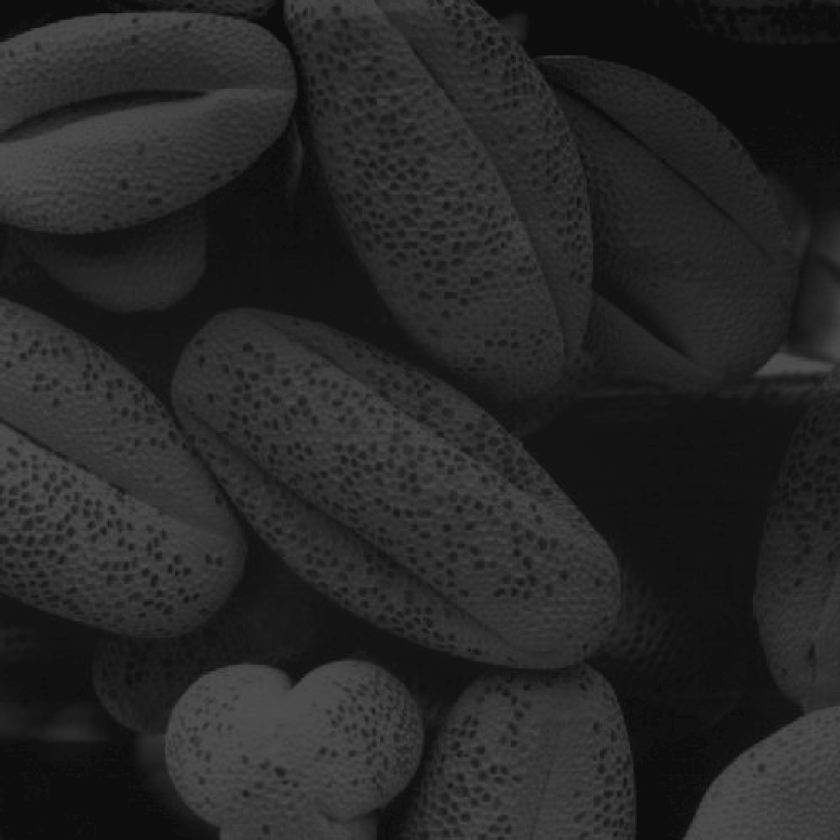
%> input picture lab5/Fig0208(a).tif, 840 x 840 px, shrunk from 1021 x 1021 before the run
$ octave histequal.m   (GNU Octave 9; MATLAB toolbox functions it lacks are replaced by stand-ins)
%> lines starting %> are read from the running program, lines starting %| are printed output that depends on the picture
clear;
f = imread ('Fig0208(a).tif'); % Digital mammogram
%> f is the input picture: size 840x840 uint8; min 9, max 84, mean 38.8
figure(1);
subplot(2,2,1); imshow (f);
subplot(2,2,2); imhist(f);
ylim('auto')
g = histeq(f, 256);
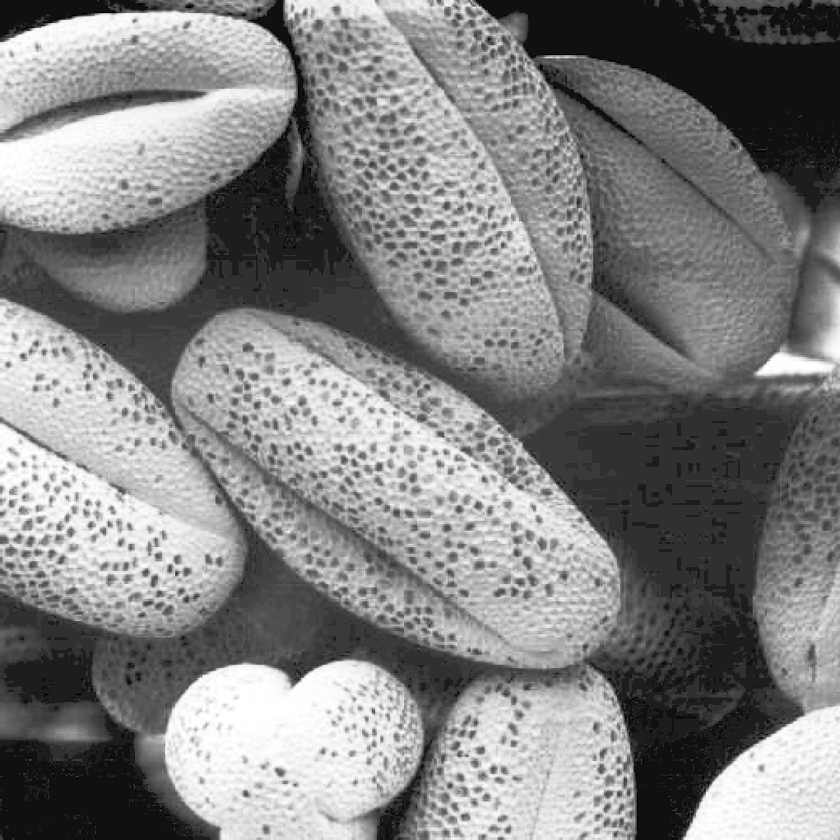
%> g: size 840x840 uint8; min 0, max 255, mean 130
subplot(2,2,3); imshow (g);
subplot(2,2,4); imhist(g);
ylim('auto')
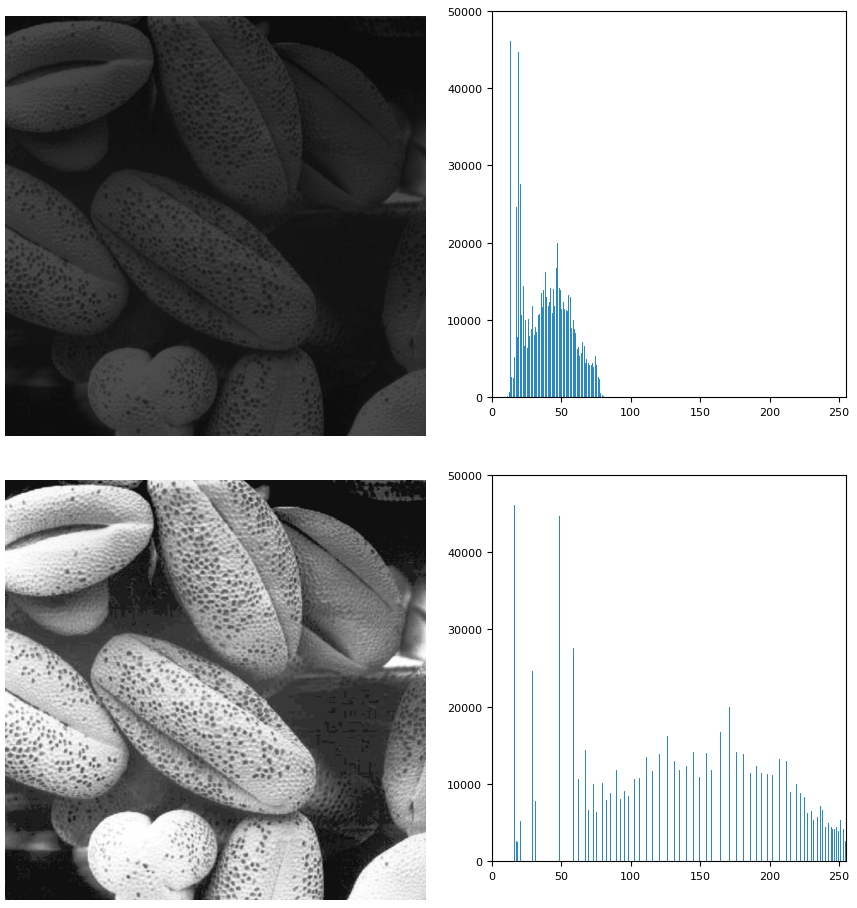
%> figure redrawn from the program's plot data, 4 panels

hnorm = imhist(f)./numel(f); % Normalized histogram
%> hnorm = 256 values, max 0.0654 at index 14, min 0 at index 1, mean 0.00391
cdf = cumsum(hnorm); %Cumulative Distribution Function
%> cdf = 256 values from 0 to 1
x = linspace(0, 1, 256); %Intervals for [0, 1] horiz scale.
figure(2)
plot(x, cdf) %plot cdf
axis([0 1 0 1]); %scale
xlabel('Input intensity values', 'fontsize', 9)
ylabel('Output intensity values', 'fontsize', 9)
title('Transformation function', 'fontsize', 10)
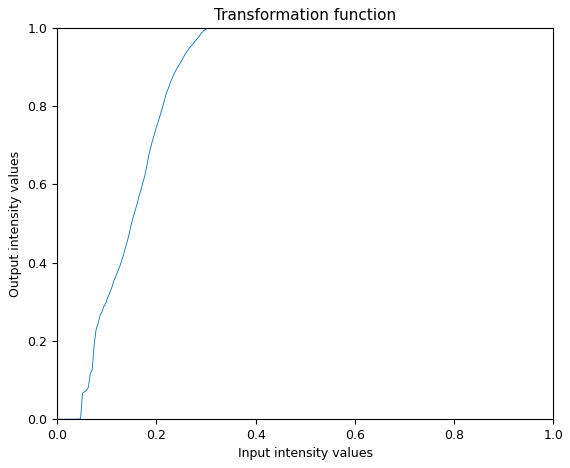
%> figure redrawn from the program's plot data; curve peaks at x = 0.329, y = 1


gnorm = imhist(g)./numel(g); % Normalized histogram
%> gnorm = 256 values, max 0.0654 at index 17, min 0 at index 2, mean 0.00391
cdf_g = cumsum(gnorm); %Cumulative Distribution Function
%> cdf_g = 256 values from 0.00108 to 1
x = linspace(0, 1, 256); %Intervals for [0, 1] horiz scale.
figure(2)
plot(x, cdf_g) %plot cdf
axis([0 1 0 1]); %scale
xlabel('Input intensity values', 'fontsize', 9)
ylabel('Output intensity values', 'fontsize', 9)
title('Transformation function', 'fontsize', 10)
%> figure, not shown here; curve peaks at x = 1, y = 1

$ run again, with lab5/Fig0203(a).tif copied over lab5/Fig0208(a).tif
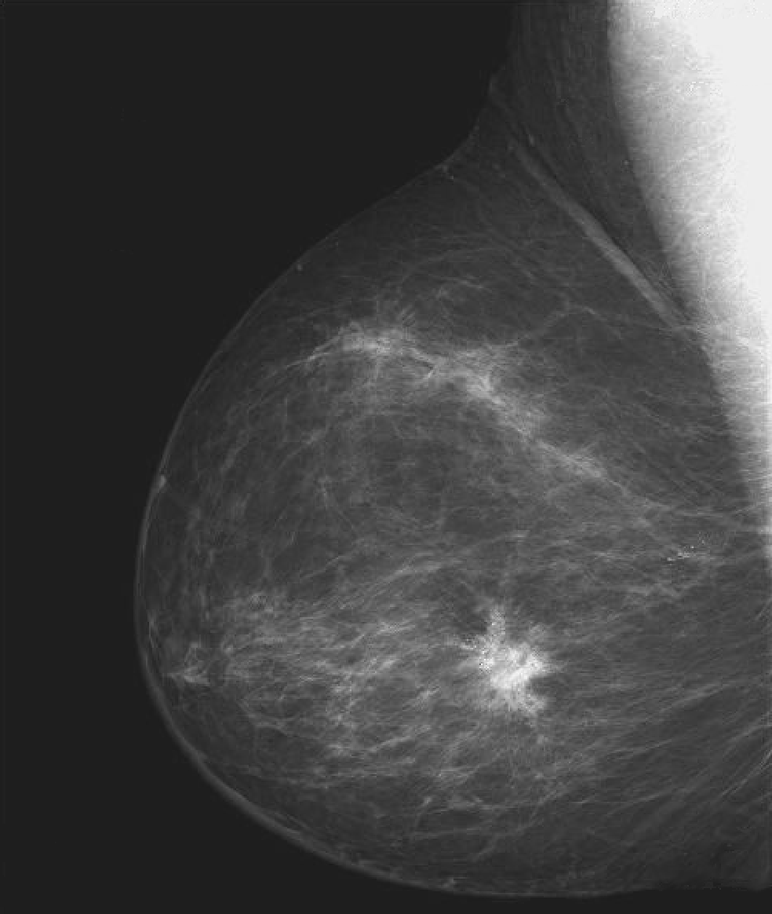
%> input picture lab5/Fig0203(a).tif, 772 x 914 px, shrunk from 984 x 1164 before the run
%> f is the input picture: size 914x772 uint8; min 18, max 255, mean 66.6
%> `ylim('auto')`:
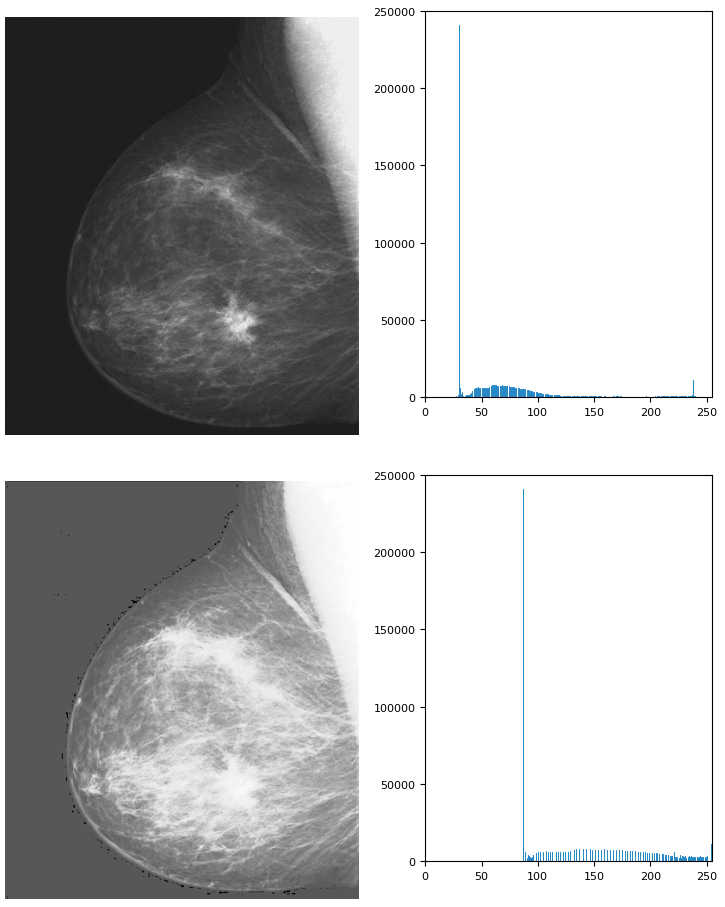
%> figure redrawn from the program's plot data, 4 panels
%> hnorm = 256 values, max 0.341 at index 31, min 0 at index 1, mean 0.00391
%> cdf = 256 values from 0 to 1
%> `title('Transformation function', 'fontsize', 10)`:
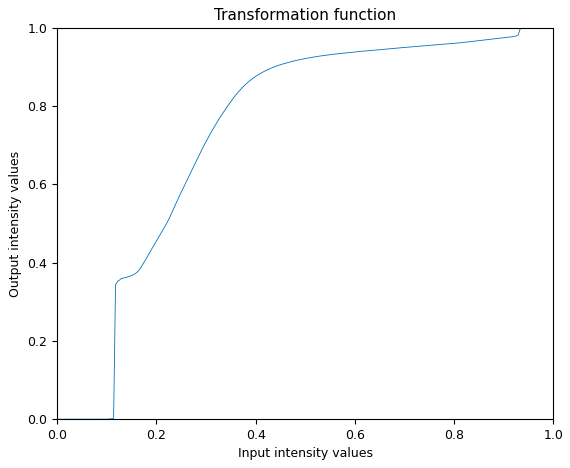
%> figure redrawn from the program's plot data; curve peaks at x = 1, y = 1
%> gnorm = 256 values, max 0.341 at index 88, min 0 at index 2, mean 0.00391
%> cdf_g = 256 values from 0.00261 to 1

$ run again, with lab5/Fig0210(a).tif copied over lab5/Fig0208(a).tif
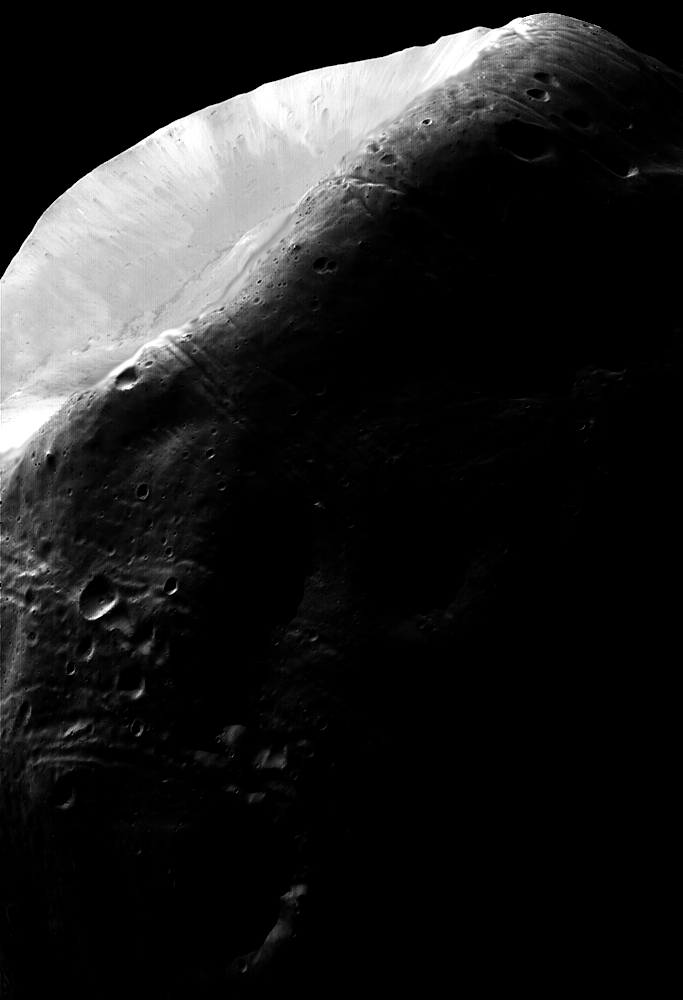
%> input picture lab5/Fig0210(a).tif, 683 x 1000 px
%> f is the input picture: size 1000x683 uint8; min 0, max 255, mean 31.7
%> `ylim('auto')`:
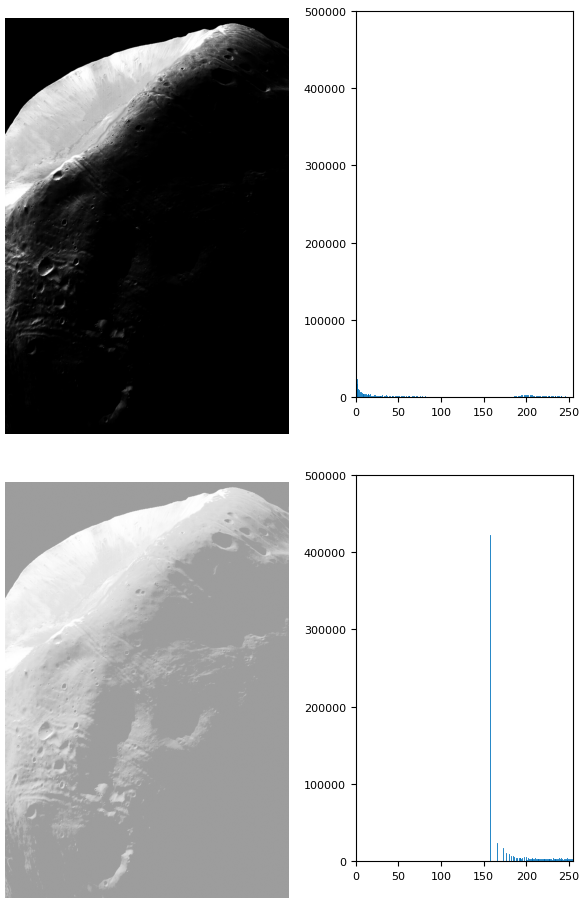
%> figure redrawn from the program's plot data, 4 panels
%> hnorm = 256 values, max 0.618 at index 1, min 1.61e-05 at index 91, mean 0.00391
%> cdf = 256 values from 0.618 to 1
%> `title('Transformation function', 'fontsize', 10)`:
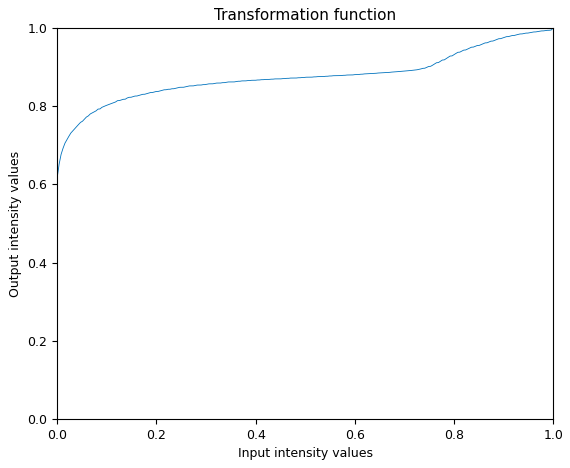
%> figure redrawn from the program's plot data; curve peaks at x = 1, y = 1
%> gnorm = 256 values, max 0.618 at index 158, min 0 at index 1, mean 0.00391
%> cdf_g = 256 values from 0 to 1
